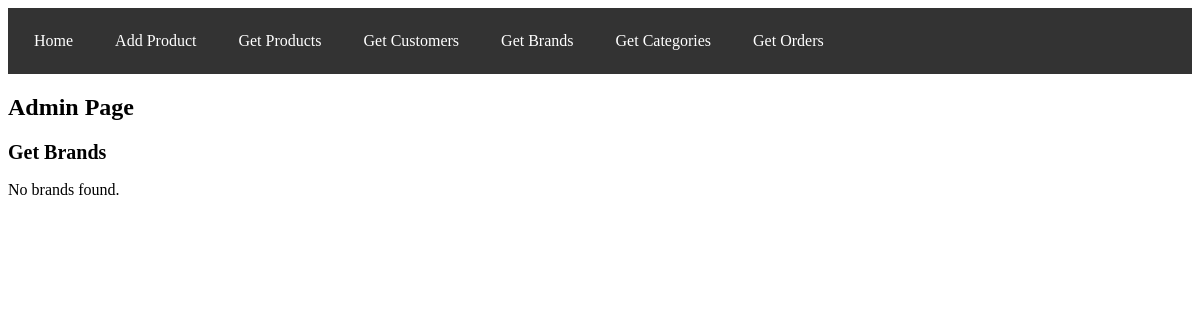
Before: /admin/admin.php?page=get_brands with the older database file.
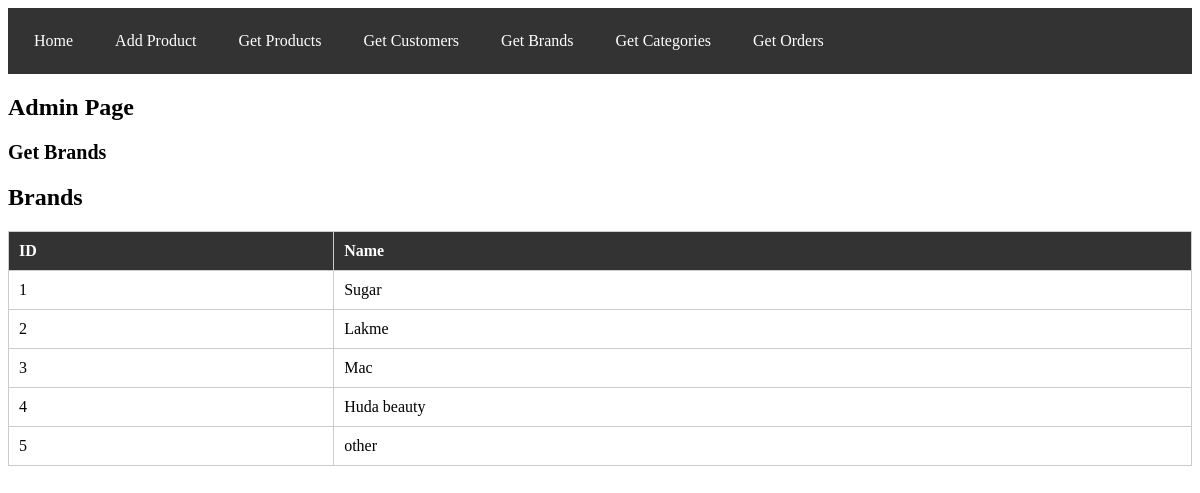
After: the same page with the newer database file.
### tables this page shows
CREATE TABLE `brand` (
  `id` int(11) NOT NULL,
  `name` varchar(255) DEFAULT NULL,
  `short_description` varchar(255) DEFAULT NULL,
  `owner_name` varchar(255) DEFAULT NULL
);

### admin/admin.php (the view, shortened to what this page needs)
<?php
$servername = "localhost";
$username = "root";
$password = "";
$dbname = "cs";
$conn = new mysqli($servername, $username, $password, $dbname);
$brandSql = "SELECT * FROM brand";
$brandResult = $conn->query($brandSql);
?>
<!DOCTYPE html>
<html>
<head>
    <link rel="stylesheet" href="adminSide.css">
</head>
<body>
    <div class="navbar">
        <a class="<?php echo ($page === 'home') ? 'active' : ''; ?>" href="?page=home">Home</a>
        <a class="<?php echo ($page === 'add_product') ? 'active' : ''; ?>" href="?page=add_product">Add Product</a>
        <a class="<?php echo ($page === 'get_products') ? 'active' : ''; ?>" href="?page=get_products">Get Products</a>
        <a class="<?php echo ($page === 'get_customers') ? 'active' : ''; ?>" href="?page=get_customers">Get Customers</a>
        <a class="<?php echo ($page === 'get_brands') ? 'active' : ''; ?>" href="?page=get_brands">Get Brands</a>
        <a class="<?php echo ($page === 'get_categories') ? 'active' : ''; ?>" href="?page=get_categories">Get Categories</a>
        <a class="<?php echo ($page === 'get_orders') ? 'active' : ''; ?>" href="?page=get_orders">Get Orders</a>
    </div>
    <h1 class="admin-title">Admin Page</h1>
    <?php
    if (isset($_GET['page'])) {
        $page = $_GET['page'];
        switch ($page) {
            case 'get_brands':
                echo "<h2 class='page-title'>Get Brands</h2>";
                if ($brandResult->num_rows > 0) {
                    echo "<h2>Brands</h2>";
                    echo "<table class='brand-table'>";
                    echo "<tr><th>ID</th><th>Name</th></tr>";
                    while ($row = $brandResult->fetch_assoc()) {
                        echo "<tr><td>" . $row["id"] . "</td><td>" . $row["name"] . "</td></tr>";
                    }
                    echo "</table>";
                } else {
                    echo "No brands found.";
                }
                break;
        }
    } else {
        echo "<h2 class='page-title'>Welcome to the Admin Page</h2>";
    }
    ?>
</body>
</html>

### admin/adminSide.css (style rules this page uses)
.navbar { background-color: #333; padding: 10px; }
.navbar a { color: #fff; text-decoration: none; margin-right: 10px; }
.admin-title { font-size: 24px; margin-top: 20px; }
.page-title { font-size: 20px; margin-top: 20px; }
table { width: 100%; border-collapse: collapse; margin-top: 20px; }
th, td { padding: 10px; border: 1px solid #ccc; }
th { background-color: #333; color: #fff; }

### admin/admin.php (style rules this page uses)
table { border-collapse: collapse; width: 100%; }
th, td { padding: 8px; text-align: left; border-bottom: 1px solid #ddd; }
.navbar { background-color: #f1f1f1; overflow: hidden; }
.navbar a { float: left; display: block; color: black; text-align: center; padding: 14px 16px; text-decoration: none; }

Changed rows visible on the page:
added brand: id "1", name "Sugar"
added brand: id "2", name "Lakme"
added brand: id "3", name "Mac"
added brand: id "4", name "Huda beauty"
added brand: id "5", name "other"
Other visible differences:
text no longer shown: "No brands found."
text now shown: "Brands ID Name"
